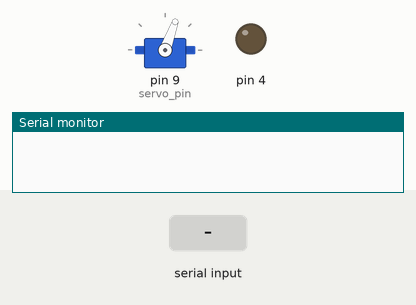
Simulated run of this sketch. Board: Arduino Uno, built with avr-gcc and run on an emulated ATmega328P. On the bench: servo, output pins drawn as LEDs (lit = HIGH), the last lines printed to the serial monitor. Inputs (shaded band) come from the test bench.

Above: at 1.2 s.
1.3 s: "1" received over Serial
At 2.1 s:
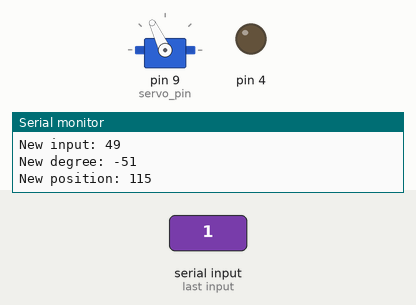
2.8 s: byte 254 (lost) received over Serial
At 3.3 s:
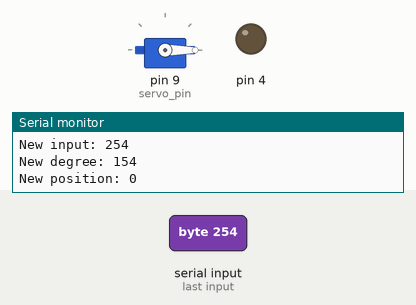
4.3 s: "0" received over Serial
At 5.5 s:
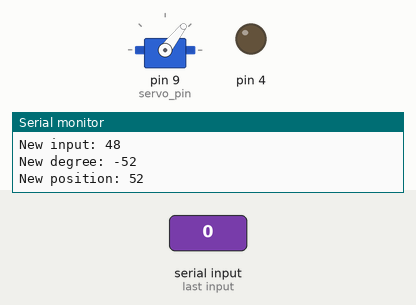
5.8 s: byte 255 (reset_to_mid) received over Serial
At 6.9 s:
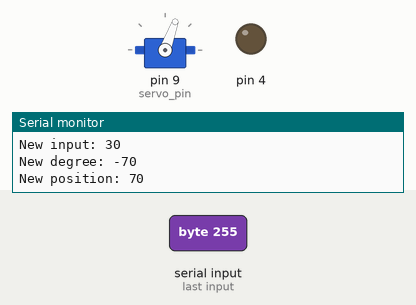
7.3 s: "2" received over Serial
At 7.9 s:
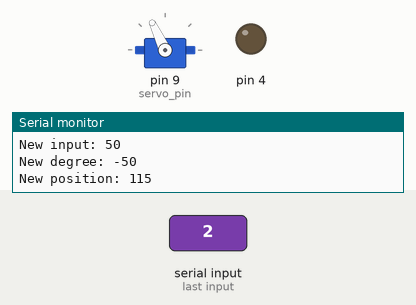
Timing chart, 0 to 9.8 s (numbered marks = the images above; inputs shaded):
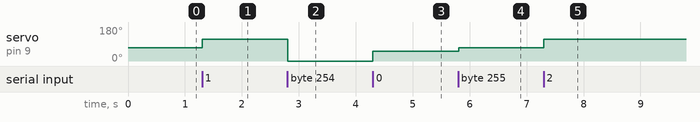

The sketch:

servo_arduino.ino
```cpp
#include <Servo.h>
#include <SoftwareSerial.h>
#define enb 2
#define servo_pin 9
#define reset_to_mid 255
#define lost 254
#define offset 100


// *** General ***
const bool DEBUG_MODE = true;
bool new_input = false;
int motor_delay = 2; // TODO: optimize

// *** Servo ***
Servo myservo;
int min_deg = 0, mid_deg = 70, max_deg = 115;
int current = mid_deg;
const int SER_WAIT_TIME = 1;

void setup() {
  Serial.begin(9600);
  myservo.attach(servo_pin);
  myservo.write(current);
  pinMode(4, OUTPUT);
}

void loop() {
  if(Serial.available() > 0){
    delay(SER_WAIT_TIME);
    /*
    while(Serial.available() > 1){
      Serial.read();
    }   //  WAIT FOR LAST INPUT*/
    int input = (int)Serial.read() - offset;
    if (input == reset_to_mid - offset){
      input = -mid_deg;
      current = 0;
      if (DEBUG_MODE)
        Serial.println("Starting/Stopping.");
    }else if (input == lost - offset){
      digitalWrite(4, HIGH);
    }
    digitalWrite(4, LOW);
    current -= input;
    current = max(current, min_deg);
    current = min(current, max_deg);
    if (DEBUG_MODE){
      Serial.print("New input: ");Serial.println(input + offset);
      Serial.print("New degree: ");Serial.println(input);
      Serial.print("New position: ");Serial.println(current);
    }
    myservo.write(current);
    delay(motor_delay);
  }
}
```

Measured:
- after the input at 1.3 s, servo on pin 9 (servo_pin): 70° → 115° at once
- after the input at 2.8 s, servo on pin 9 (servo_pin): 115° → 0° at once
- after the input at 4.3 s, servo on pin 9 (servo_pin): 0° → 52° at once
- after the input at 5.8 s, servo on pin 9 (servo_pin): 52° → 70° at once
- after the input at 7.3 s, servo on pin 9 (servo_pin): 70° → 115° at once
